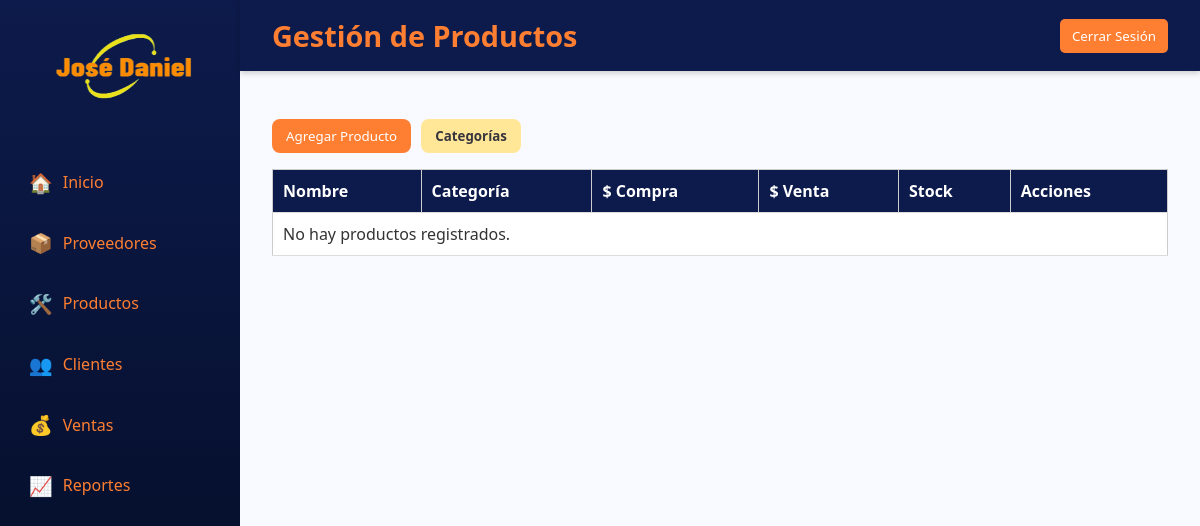
The app's page /pages/admin/ingresar_producto.php, older data.
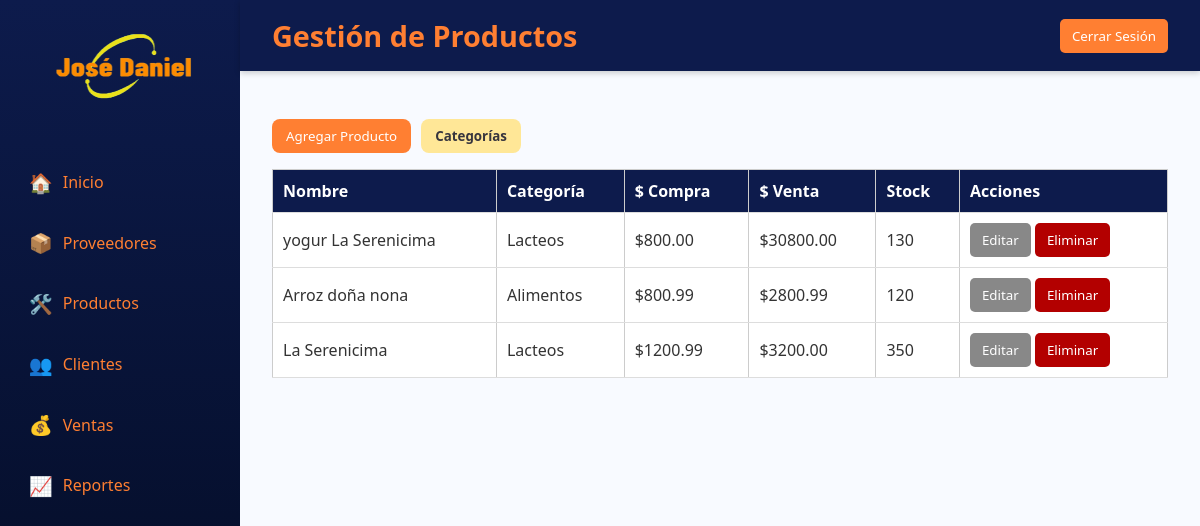
The same page, newer data.
### tables this page shows
CREATE TABLE `carga_productos` (
  `id_carga` int(11) NOT NULL,
  `nombre_producto` varchar(100) DEFAULT NULL,
  `descripcion` text DEFAULT NULL,
  `id_categoria` int(11) DEFAULT NULL,
  `precio_compra` decimal(10,2) DEFAULT NULL,
  `precio_venta` decimal(10,2) DEFAULT NULL,
  `fecha_carga` datetime DEFAULT NULL,
  `estado` enum('Activo','Inactivo') NOT NULL
);

CREATE TABLE `categoria` (
  `id_categoria` int(11) NOT NULL,
  `nombre_categoria` varchar(100) DEFAULT NULL,
  `descripcion` varchar(100) DEFAULT NULL,
  `estado` enum('Activo','Inactivo') NOT NULL
);

CREATE TABLE `inventario_productos` (
  `id_inventario` int(11) NOT NULL,
  `id_carga` int(11) DEFAULT NULL,
  `stockDisponible` int(11) DEFAULT NULL,
  `fecha_actualizacion` datetime DEFAULT NULL
);

### pages/admin/ingresar_producto.php (the view, shortened to what this page needs)
<?php
$conn = new mysqli("localhost", "root", "", "almacen_jose_daniel");
?>
<!DOCTYPE html>
<html lang="es">
<head>
    <link rel="stylesheet" href="../../assets/css/styles.css">
</head>
<body>
    <div class="container">
        <aside class="sidebar">
            <div class="logo"><img src="../../assets/img/logo.ico" alt="Logo" width="200" height="100"></div>
            <nav>
                <a href="dashboard.php"><span class="icon">🏠</span>Inicio</a>
                <a href="proveedores.php"><span class="icon">📦</span>Proveedores</a>
                <a href="ingresar_producto.php" class="active"><span class="icon">🛠️</span>Productos</a>
                <a href="clientes.php"><span class="icon">👥</span>Clientes</a>
                <a href="ventas.php"><span class="icon">💰</span>Ventas</a>
                <a href="reporte_ventas.php"><span class="icon">📈</span>Reportes</a>
            </nav>
        </aside>
        <div class="main">
            <header class="header">
                <h1 class="title">Gestión de Productos</h1>
                <div class="icons">
                    <button class="btn-primary"><a id="botonCerrar">Cerrar Sesión</a></button>
                </div>
            </header>
            <main class="content">
                <div class="tabs">
                    <button class="tab-btn active" onclick="abrirModalProveedor()">Agregar Producto</button>
                    <button class="tab-btn active" id="boton-secundario"><a id="link-categorias" href="categoria.php">Categorías</a></button>
                </div>
                <div class="tab-content active" id="crud">
                    <table class="tabla">
                        <thead class="tabla-encabezado">
                            <tr>
                                <th>Nombre</th>
                                <th>Categoría</th>
                                <th>$ Compra</th>
                                <th>$ Venta</th>
                                <th>Stock</th>
                                <th>Acciones</th>
                            </tr>
                        </thead>
                        <tbody>
                            <?php
                            $sql = "SELECT cp.id_carga, cp.nombre_producto, cp.descripcion, c.id_categoria, c.nombre_categoria AS categorias,
                                            cp.precio_compra, cp.precio_venta, ip.stockDisponible
                                    FROM carga_productos cp
                                    INNER JOIN categoria c ON cp.id_categoria = c.id_categoria
                                    INNER JOIN inventario_productos ip ON cp.id_carga = ip.id_carga
                                    WHERE cp.estado = 'Activo'
                                    ORDER BY cp.id_carga DESC";
                            $result = $conn->query($sql);
                            if ($result->num_rows > 0) {
                                while ($producto = $result->fetch_assoc()) {
                                    echo "<tr>
                                            <td>{$producto['nombre_producto']}</td>
                                            <td>{$producto['categorias']}</td>
                                            <td>\${$producto['precio_compra']}</td>
                                            <td>\${$producto['precio_venta']}</td>
                                            <td>{$producto['stockDisponible']}</td>
                                            <td>
                                             <button class='btn-secondary' onclick=\"abrirModalEditar('{$producto['id_carga']}', '{$producto['nombre_producto']}', '{$producto['descripcion']}',  '{$producto['id_categoria']}','{$producto['categorias']}', '{$producto['precio_compra']}', '{$producto['precio_venta']}', '{$producto['stockDisponible']}')\">Editar</button>
                                                <a href='?eliminar={$producto['id_carga']}' onclick=\"return confirm('¿Seguro que quieres eliminar este producto?')\">
                                                    <button class='btn-eliminar'>Eliminar</button>
                                                </a>
                                            </td>
                                          </tr>";
                                }
                            } else {
                                echo "<tr><td colspan='6'>No hay productos registrados.</td></tr>";
                            }
                            ?>
                        </tbody>
                    </table>
                </div>
            </main>
        </div>
    </div>
</body>
</html>

### assets/css/styles.css (style rules this page uses)
* { margin: 0; padding: 0; box-sizing: border-box; font-family: "Segoe UI", sans-serif; }
body { height: 100vh; display: flex; background: #0d1b4c; color: #fff; }
.container { display: flex; width: 100%; }
.sidebar { width: 240px; background: linear-gradient(180deg, #0d1b4c, #020a1f); display: flex; flex-direction: column; padding: 1rem; }
.sidebar .logo { font-size: 1.6rem; font-weight: bold; color: #ff7f32; margin-bottom: 2rem; text-align: center; }
.sidebar nav a { display: flex; align-items: center; gap: 10px; padding: 0.8rem; margin-bottom: 0.5rem; border-radius: 8px; color: #ff7f32; text-decoration: none; font-weight: 500; transition: background 0.3s, color 0.3s, transform 0.2s; }
.sidebar nav a .icon { font-size: 1.2rem; }
.main { flex: 1; display: flex; flex-direction: column; background: #f8faff; }
.header { display: flex; justify-content: space-between; align-items: center; background: #0d1b4c; padding: 1rem 2rem; box-shadow: 0 2px 6px rgba(0,0,0,0.2); }
.header .title { color: #ff7f32; font-size: 1.8rem; font-weight: bold; }
.content { padding: 2rem; color: #333; }
.btn-primary { background: #ff7f32; color: white; padding: 10px 20px; border: none; border-radius: 12px; cursor: pointer; transition: background 0.3s; }
.btn-secondary { background: #ffe17a; color: #0d1b4c; padding: 10px 20px; border: none; border-radius: 12px; cursor: pointer; transition: background 0.3s; }
.tabs { display: flex; gap: 10px; margin: 1rem 0; }
.tab-btn { background: #ffe17a; color: #0d1b4c; border: none; padding: 8px 14px; border-radius: 8px; cursor: pointer; transition: background 0.3s; }
.tab-btn.active { background: #ff7f32; color: white; }
.tab-content { display: none; margin-top: 1rem; }
.tab-content.active { display: block; }
.tabla { width: 100%; border-collapse: collapse; background: white; color: #333; }
.tabla th, .tabla td { padding: 10px; border: 1px solid #ccc; text-align: left; }

### pages/admin/ingresar_producto.php (style rules this page uses)
.tabla-encabezado { background-color: #0d1b4c; color: white; }
.tabla { width: 100%; border-collapse: collapse; }
.tabla th, .tabla td { padding: 10px; border-bottom: 1px solid #ddd; text-align: left; }
.btn-primary, .btn-secondary, .btn-eliminar { cursor: pointer; border: none; padding: 8px 12px; border-radius: 5px; color: white; }
.btn-secondary { background-color: #888; }
.btn-eliminar { background-color: #b30000; }
#boton-secundario { background-color: #FFE797; }
#link-categorias { text-decoration: none; color: #37353E; font-weight: bold; }

Row changes from the older to the newer data that the page shows:
added carga_productos: nombre_producto "yogur La Serenicima", id_categoria.nombre_categoria "Lacteos", precio_compra "800.00", precio_venta "30800.00", inventario_productos.stockDisponible "130"
added carga_productos: nombre_producto "Arroz doña nona", id_categoria.nombre_categoria "Alimentos", precio_compra "800.99", precio_venta "2800.99", inventario_productos.stockDisponible "120"
now on this page (row edited): carga_productos: nombre_producto "La Serenicima", id_categoria.nombre_categoria "Lacteos", precio_compra "1200.99", precio_venta "3200.00", inventario_productos.stockDisponible "350"
Text that changed along with them:
text no longer shown: "No hay productos registrados."
